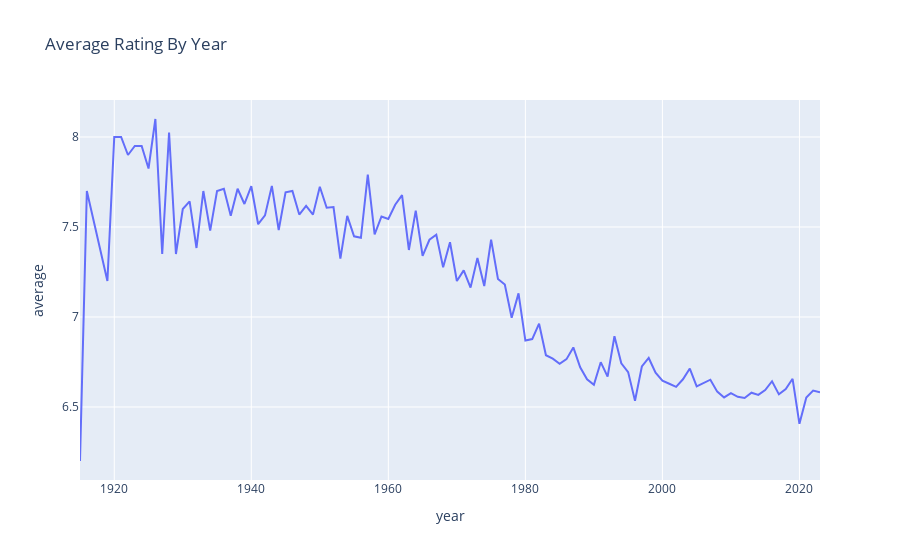

Notebook code for this chart:
### Code cell
ave_rating_by_year = df.groupby('year')['rating'].mean().reset_index(name='average')
fig = px.line(
    ave_rating_by_year,
    x='year',
    y= 'average',
    title='Average Rating By Year'
    
)
fig.show()
